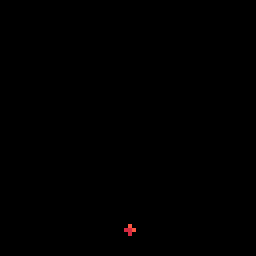
#> input picture source/effects/directional_heart_burst_002_small_red.gif, 64 x 64 px, found by its file name (shown 4 times larger)
$ python build_effects.py
#> lines starting #> are read from the running program, lines starting #| are printed output that depends on the picture
"""Turn the pixel-effect GIFs into PNG strips the page can use.

The GIFs in source/effects/ are previews on a solid black background.
For each effect listed in EFFECTS this writes assets/effects/<name>.png:
every frame side by side, with the black made transparent. The art never
uses pure black, so nothing else is lost.

Run from the repository root after changing EFFECTS:

    python3 tools/build_effects.py

Needs Pillow (pip install pillow).
"""
from pathlib import Path

from PIL import Image, ImageChops, ImageSequence

SOURCE = Path('source/effects')
OUT = Path('assets/effects')

# name in the page -> GIF it comes from
EFFECTS = {
    'hearts': 'directional_heart_burst_002_small_red.gif',
    'sparkle': 'round_sparkle_burst_001_small_blue.gif',
    'sleep': 'spell_sleep_001_small_blue.gif',
    'smoke': 'symmetrical_smoke_burst_003_small_white.gif',
    'alert': 'symbol_alert_001_small_red.gif',
    'scrap': 'symmetrical_impact_002_small_blue.gif',
    'pounce': 'toon_impact_001_small_yellow.gif',
    'music': 'round_music_burst_001_small_violet.gif',
    'party': 'directional_party_burst_001_small_red.gif',
    'death': 'stylized_skull_smoke_burst_001_small_white.gif',
}


def strip(gif_path):
    with Image.open(gif_path) as gif:
#> gif is the input picture: PIL image 64x64 P; mean R, G, B 0.3, 0.1, 0.1
        frames = [frame.convert('RGBA') for frame in ImageSequence.Iterator(gif)]
#> frames = 23 items
#> gif: PIL image 64x64 RGB
    w, h = frames[0].size
#> w = 64; h = 64
    sheet = Image.new('RGBA', (w * len(frames), h))
#> sheet: PIL image 1472x64 RGBA; every value is 0
    for i, frame in enumerate(frames):
        sheet.paste(frame, (i * w, 0))
#> this loop made 23 passes
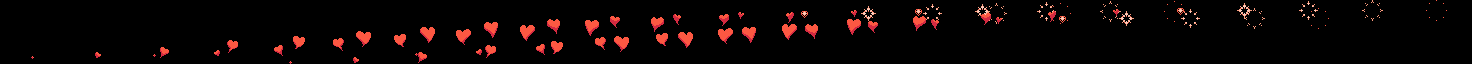
#> sheet: PIL image 1472x64 RGBA; mean R, G, B, A 11.5, 4.1, 3.6, 255
    r, g, b, _ = sheet.split()
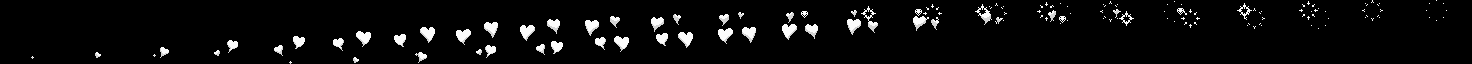
#> r: PIL image 1472x64 L; min 0, max 253, mean 11.5
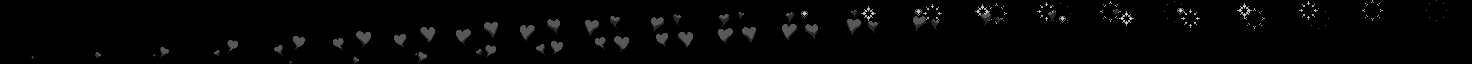
#> g: PIL image 1472x64 L; min 0, max 205, mean 4.1
    brightest = ImageChops.lighter(ImageChops.lighter(r, g), b)
    sheet.putalpha(brightest.point(lambda v: 255 if v else 0))   # pure black -> transparent
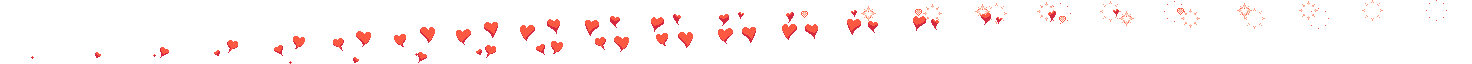
#> sheet: PIL image 1472x64 RGBA; mean R, G, B, A 11.5, 4.1, 3.6, 12.1; transparent parts drawn white
    return sheet, len(frames)


def main():
    OUT.mkdir(exist_ok=True)
    for name, file in EFFECTS.items():
        sheet, count = strip(SOURCE / file)
#> count = 23
        sheet.save(OUT / f'{name}.png', optimize=True)
        print(f'{name}.png  {count} frames of {sheet.height}x{sheet.height}  <- {file}')
#| hearts.png  23 frames of 64x64  <- directional_heart_burst_002_small_red.gif
#> pass 2 of the loop in main, `for name, file in EFFECTS.items():`:
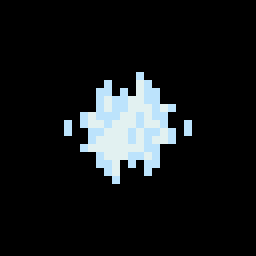
#> input picture source/effects/round_sparkle_burst_001_small_blue.gif, 32 x 32 px, found by its file name (shown 8 times larger)
#> in strip, gif is the input picture: PIL image 32x32 P; mean R, G, B 20.8, 23.7, 25.1
#> frames = 14 items
#> gif: PIL image 32x32 RGB
#> the loop in strip (call 2), `for i, frame in enumerate(frames):` made 14 passes
#> after the loop in strip (call 2), `for i, frame in enumerate(frames):`:
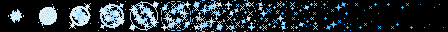
#> sheet: PIL image 448x32 RGBA; mean R, G, B, A 36.3, 46.5, 52.5, 255
#> r: PIL image 448x32 L
#> g: PIL image 448x32 L
#> b: PIL image 448x32 L
#> in strip (call 2), `sheet.putalpha(brightest.point(lambda v: 255 if v else 0))`:
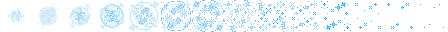
#> sheet: PIL image 448x32 RGBA; mean R, G, B, A 36.3, 46.5, 52.5, 53.9; transparent parts drawn white
#> count = 14
#| sparkle.png  14 frames of 32x32  <- round_sparkle_burst_001_small_blue.gif


if __name__ == '__main__':
#> (the run stopped early here; a loop or call above may not have finished)
